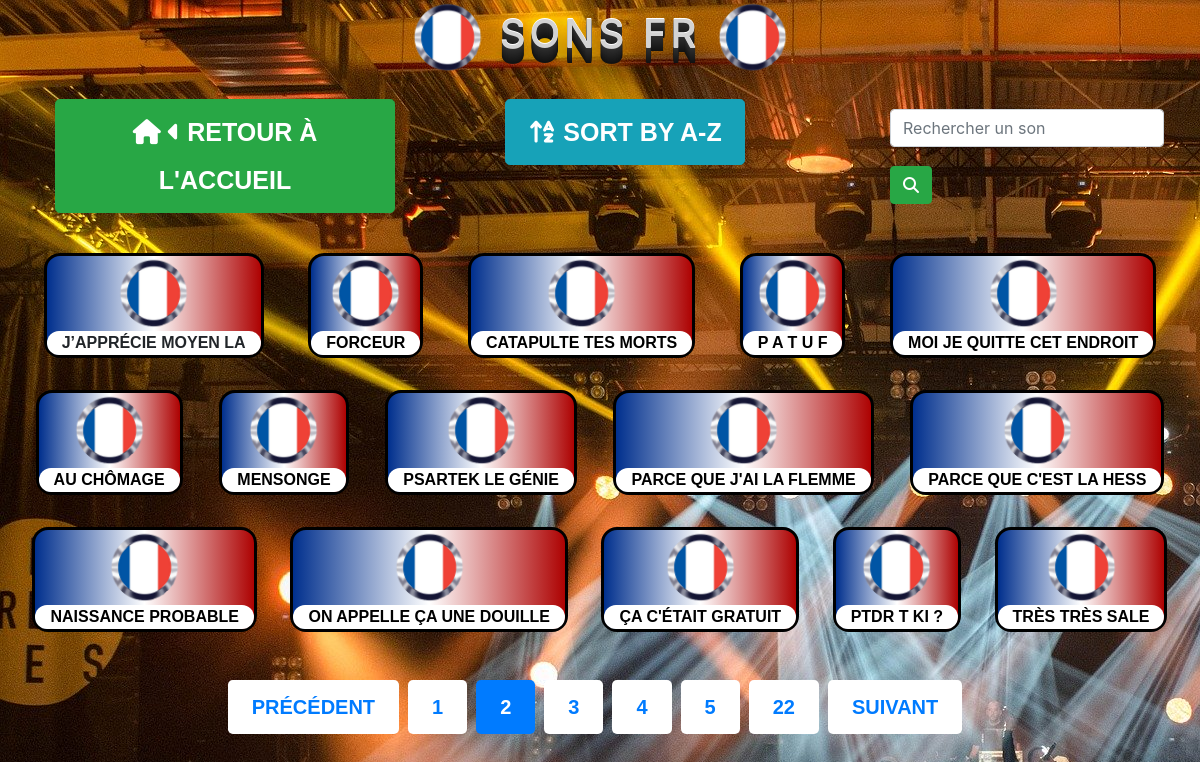
The app's page /idfr.php?pageid=2, older data.
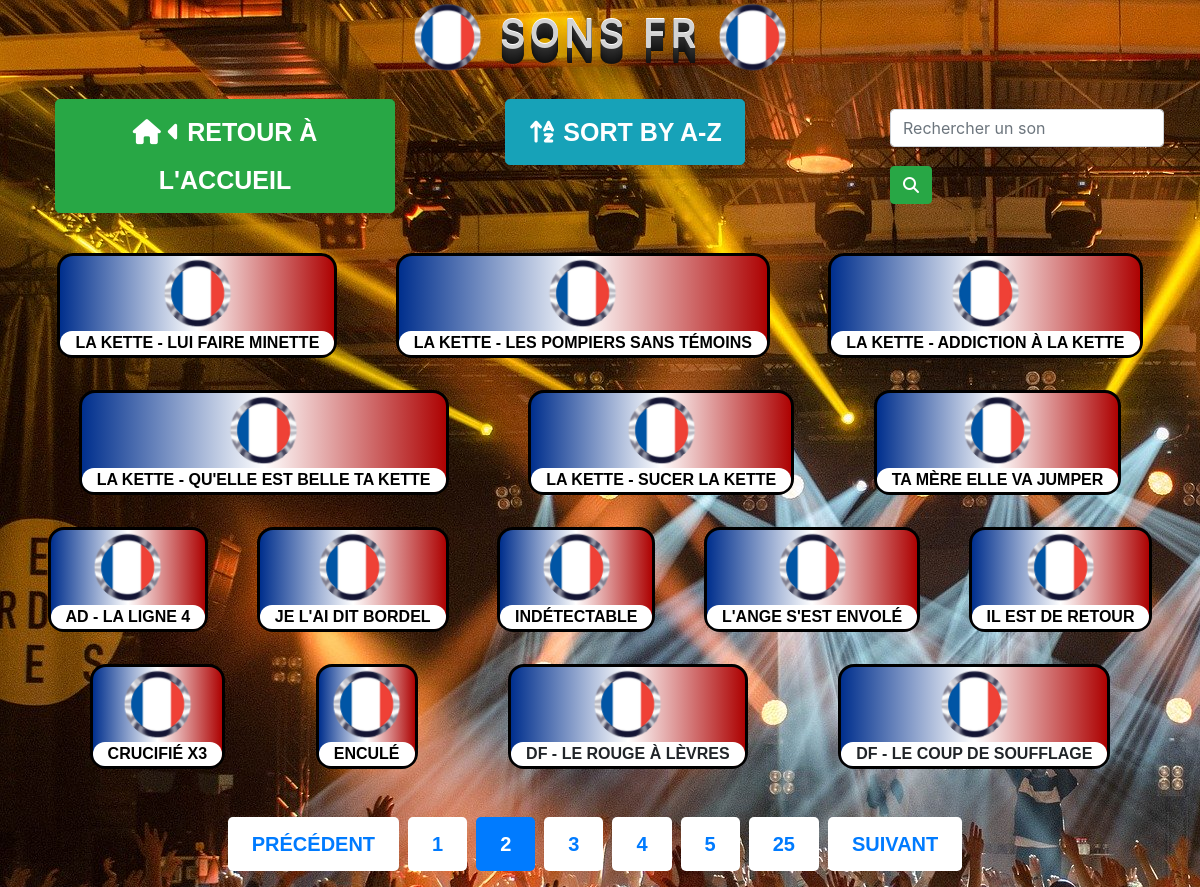
The same page, newer data.
### tables this page shows
CREATE TABLE `soundfr` (
  `ID` int(10) UNSIGNED NOT NULL,
  `Nom` varchar(255) NOT NULL,
  `Son` varchar(255) NOT NULL,
  `keywords` text NOT NULL,
  `source` text NOT NULL
);

### idfr.php (the view, shortened to what this page needs)
<?php
$pdo =new PDO('mysql:host=localhost; dbname=sbp; charset=utf8','root','');
$pdo->setAttribute(PDO::ATTR_ERRMODE, PDO::ERRMODE_EXCEPTION);
	$pageid = isset($_GET['pageid']) ? (int)$_GET['pageid'] : 1;
	$perPageid = 15;
	$begginid = ($pageid > 1) ? ($pageid * $perPageid) - $perPageid : 0;
	$id = $pdo->prepare("SELECT SQL_CALC_FOUND_ROWS Nom, Son, source FROM soundfr ORDER BY ID DESC LIMIT {$begginid} , {$perPageid}");
	$id->execute();
	$idfinal = $id->fetchAll(PDO::FETCH_ASSOC);
	$totalid = $pdo->query("SELECT FOUND_ROWS() as totalid ")->fetch()['totalid'] ;
	$pagesid = ceil($totalid / $perPageid);
  $n = 1;
?>
<!DOCTYPE html>
<html lang="fr">
<head>
	<link
			rel="stylesheet"
			href="https://stackpath.bootstrapcdn.com/bootstrap/4.4.1/css/bootstrap.min.css"
		/>
		<link rel="stylesheet" href="css/style.css" />
</head>
<body>
	<header class="pgtitle">
		<h1 class="sndtitle" id="sndfr"><img src="img/ecufr.png" height="75" width="75"> Sons FR <img src="img/ecufr.png" height="75" width="75"></h1>
	</header>
	<nav class="container-fluid">
		<div id="navbox" class="row">
			<div class= "col-4">
				<div class="container-fluid">
					<a class="btn btn-success btn-lg btn-block btnsnd returnh"
						href="index.php"
						role="button"
					>
					<i class="fas fa-home"></i>
						<i class="fas fa-caret-left"></i>
					Retour à l'accueil
					</a>
				</div>
			</div>
				<div class= "col-3">
				<div class="container-fluid">
					<a class="btn btn-info btn-lg btn-block btnsnd returnh"
						href="soundfr.php"
						role="button"
					>
					<i class="fas fa-sort-alpha-up"></i>
					Sort by A-Z
					</a>
				</div>
			</div>
			<form id="searchbox2" action="soundfr.php" class="form-inline my-2 my-lg-0 col-3" method="GET">
				<input id="searchbox" class="form-control mr-sm-2" type="search"
					name="search" placeholder="Rechercher un son" aria-label="Search" required>
				<button class="btn btn-success my-2 my-sm-0" value="search" type="submit"><i class="fas fa-search"></i></button>
			</form>
		</div>
	</nav>
	<section>
		<article class="sounds">
			<div class="container-fluid">
				<div class="row">
					<div class="col">
					<?php foreach($idfinal as $sons) : ?>
						<div class="sndbox">
							<div class="imgsnd"><img src="img/ecufr.png" height="75" width="75" onmousedown="play('SBP/SFR/<?= $sons['Son']?>')"></div>
							<div class="col" id="sndname">
							<?php if ($sons['source'] != ""){ ?>
								<a class="srcvid" href="#lienvid<?=$n?>" data-toggle="modal">
								<?php echo($sons['Nom']);?>
								</a>
								<?php $n++; } else echo($sons['Nom']); ?>
							</div>
						</div>
						<?php endforeach ?>
					</div>
				</div>
			</div>
		</article>
	</section>
	<nav aria-label="Page navigation example">
		<ul class="pagination pagination-lg justify-content-center">
			<?php if($pageid > 1){
				$prev = $pageid -1;
				echo'
			<li class="page-item ">
				<a class="page-link" href="?pageid='.$prev.'" tabindex="-1" aria-disabled="true">Précédent</a>
			</li>';} ?>
			<li class="page-item <?php if($pageid === 1){echo 'active';} ?>"><a class="page-link" href="?pageid=1">1<a></li>
			<?php for($i = max(2, $pageid - 3); $i <= min($pageid + 3, $pagesid - 1); $i++):?>
			<li class="page-item <?php if($pageid === $i){echo 'active';} ?>"><a class="page-link" href="?pageid=<?=$i; ?>"><?=$i ?></a></li>
			<?php endfor; ?>
			<li class="page-item <?php if($pageid == $pagesid){echo 'active';} ?>"><a class="page-link" href="?pageid=<?=$pagesid?>"><?=$pagesid?><a></li>
			<?php if($pageid != $pagesid){
				$next = $pageid + 1;
				echo'
			<li class="page-item">
				<a class="page-link" href="?pageid='.$next.'">Suivant</a>
			</li>'
			 ;}?>
		</ul>
  </nav>
	</body>
</html>

Row changes from the older to the newer data that the page shows:
no longer on this page (row unchanged): soundfr: Nom "J’APPRÉCIE MOYEN LA"
no longer on this page (row unchanged): soundfr: Nom "FORCEUR"
no longer on this page (row unchanged): soundfr: Nom "CATAPULTE TES MORTS"
no longer on this page (row unchanged): soundfr: Nom "P A T U F"
no longer on this page (row unchanged): soundfr: Nom "MOI JE QUITTE CET ENDROIT"
no longer on this page (row unchanged): soundfr: Nom "AU CHÔMAGE"
no longer on this page (row unchanged): soundfr: Nom "MENSONGE"
no longer on this page (row unchanged): soundfr: Nom "PSARTEK LE GÉNIE"
no longer on this page (row unchanged): soundfr: Nom "PARCE QUE J'AI LA FLEMME"
no longer on this page (row unchanged): soundfr: Nom "PARCE QUE C'EST LA HESS"
no longer on this page (row unchanged): soundfr: Nom "NAISSANCE PROBABLE"
no longer on this page (row unchanged): soundfr: Nom "ON APPELLE ÇA UNE DOUILLE"
no longer on this page (row unchanged): soundfr: Nom "ÇA C'ÉTAIT GRATUIT"
no longer on this page (row unchanged): soundfr: Nom "PTDR T KI ?"
no longer on this page (row unchanged): soundfr: Nom "TRÈS TRÈS SALE"
added soundfr: Nom "LA KETTE - LUI FAIRE MINETTE"
added soundfr: Nom "LA KETTE - LES POMPIERS SANS TÉMOINS"
added soundfr: Nom "LA KETTE - ADDICTION À LA KETTE"
added soundfr: Nom "LA KETTE - QU'ELLE EST BELLE TA KETTE"
added soundfr: Nom "LA KETTE - SUCER LA KETTE"
added soundfr: Nom "TA MÈRE ELLE VA JUMPER"
added soundfr: Nom "AD - LA LIGNE 4"
added soundfr: Nom "JE L'AI DIT BORDEL"
added soundfr: Nom "INDÉTECTABLE"
added soundfr: Nom "L'ANGE S'EST ENVOLÉ"
added soundfr: Nom "IL EST DE RETOUR"
added soundfr: Nom "CRUCIFIÉ X3"
added soundfr: Nom "ENCULÉ"
added soundfr: Nom "DF - LE ROUGE À LÈVRES"
added soundfr: Nom "DF - LE COUP DE SOUFFLAGE"
Text that changed along with them:
$pagesid: "22" → "25"
